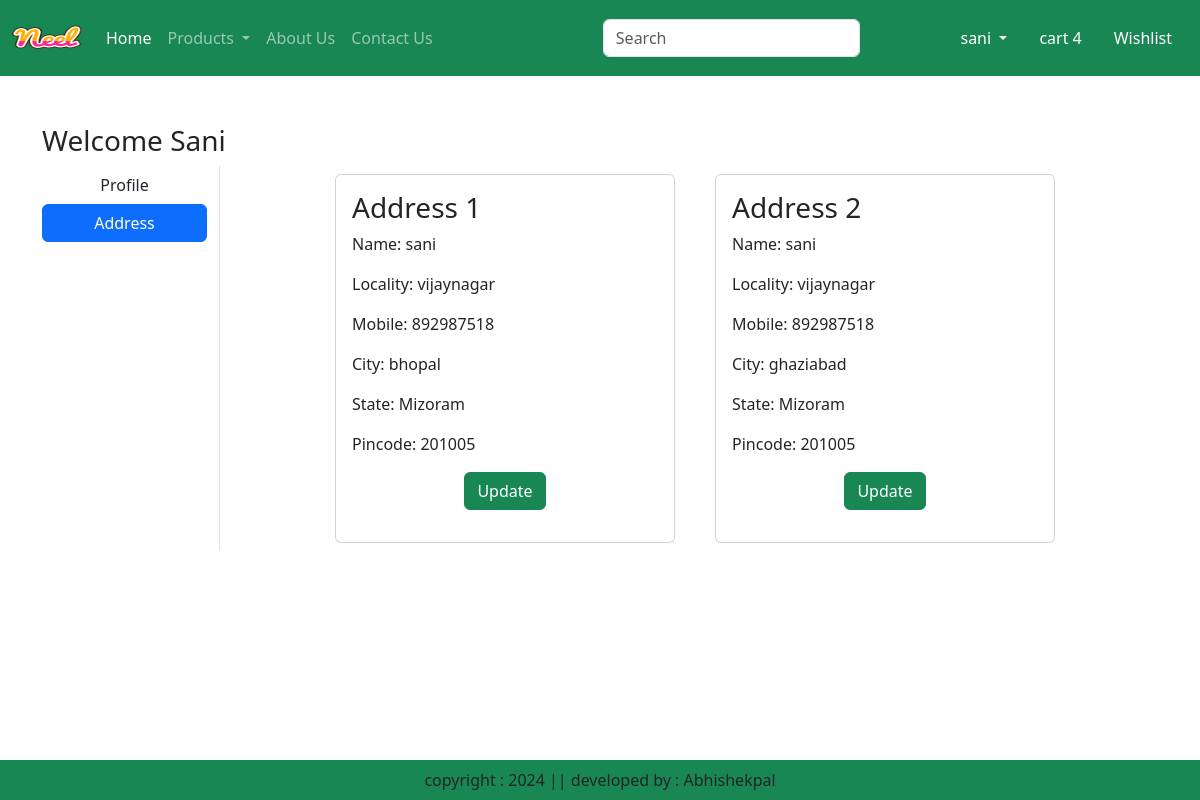
The app's page /address/ (signed in) with its own data.
### app/models.py (models this page shows, shortened)
class Customer(models.Model):
    user = models.ForeignKey(User, on_delete=models.CASCADE)
    name = models.CharField(max_length=200)
    locality = models.CharField(max_length=200)
    city = models.CharField(max_length=50)
    mobile = models.IntegerField(default=0)
    zipcode = models.IntegerField()
    state = models.CharField(choices=STATE_CHOICES,max_length=100)

### app/views.py (the view)
# urls.py: path('address/', views.address, name='address'),
def address(request):
    add = Customer.objects.filter(user=request.user)
    return render(request, 'app/address.html', locals())

### app/templates/app/address.html (shortened to what this page needs)
{% extends 'app/base.html' %}
{% load static %}
{% block main-content %}
<div class="container my-5">
    <div class="row">
        <h3>Welcome <span class="text-capitalize">{{ request.user }}</span></h3>
        <div class="col-sm-2 border-end">
            <ul class="list-unstyled">
                <li class="d-grid"><a href="{% url 'profile' %}" class="btn">Profile</a></li>
                <li class="d-grid"><a href="{% url 'address' %}" class="btn btn-primary">Address</a></li>
            </ul>
        </div>
        <div class="col-sm-8 offset-sm-1">
            <div class="row">
                {% for ad in add %}
                <div class="col-sm-6">
                    <div class="card m-2">
                        <div class="card-body">
                            <h3>Address {{ forloop.counter }}</h3>
                            <p>Name: {{ ad.name }}</p>
                            <p>Locality: {{ ad.locality }}</p>
                            <p>Mobile: {{ ad.mobile }}</p>
                            <p>City: {{ ad.city }}</p>
                            <p>State: {{ ad.state }}</p>
                            <p>Pincode: {{ ad.zipcode }}</p>
                            <p class="text-center">
                                <a href="{% url 'updateaddress' pk=ad.id %}" type="button" class="btn btn-success">Update</a>
                            </p>
                        </div>
                    </div>
                </div>
                {% endfor %}
            </div>
        </div>
    </div>
</div>
{% endblock main-content %}

### app/templates/app/base.html (shortened to what this page needs)
{% load static %}
<!DOCTYPE html>
<html lang="en">
<head>
    <link href="https://cdn.jsdelivr.net/npm/bootstrap@5.3.3/dist/css/bootstrap.min.css" rel="stylesheet">
    <link rel="stylesheet" href="{% static 'app/css/owl.carousel.min.css' %}">
    <link rel="stylesheet" href="https://cdnjs.cloudflare.com/ajax/libs/font-awesome/6.0.0-beta3/css/all.min.css">
    <link rel="stylesheet" href="{% static 'app/css/style.css' %}">
</head>
<body>
    <nav class="navbar navbar-expand-lg navbar-dark bg-success">
        <div class="container-fluid">
            <a class="navbar-brand" href="#">
                <img src="{% static 'app/images/Neel.png' %}" width='70' height='50' alt="Brand Logo"/>
            </a>
            <div class="collapse navbar-collapse" id="navbarSupportedContent">
                <ul class="navbar-nav me-auto mb-2 mb-lg-0">
                    {% if request.user.is_authenticated %}
                    <li class="nav-item">
                        <a class="nav-link active" aria-current="page" href="{% url 'home' %}">Home</a>
                    </li>
                    <li class="nav-item dropdown">
                        <a class="nav-link dropdown-toggle" href="#" role="button" data-bs-toggle="dropdown" aria-expanded="false">
                            Products
                        </a>
                    </li>
                    <li class="nav-item">
                        <a class="nav-link" href="{% url 'about' %}">About Us</a>
                    </li>
                    <li class="nav-item">
                        <a class="nav-link" href="{% url 'contact' %}">Contact Us</a>
                    </li>
                    {% endif %}
                </ul>
                <form class="d-flex" role="search">
                    <input class="form-control me-2" type="search" placeholder="Search" aria-label="Search">
                    <button class="btn btn-outline-success" type="submit">Search</button>
                </form>
            </div>
            <ul class="navbar-nav">
                {% if request.user.is_authenticated %}
                <li class="nav-item dropdown mx-2">
                    <a class="nav-link dropdown-toggle text-white" href="#" id="profileDropdown" role="button" data-bs-toggle="dropdown" aria-expanded="false">
                        {{ request.user.username }}
                    </a>
                </li>
                <li class='nav-item mx-2'>
                    <a href="#" class='nav-link text-white'>cart 4</a>
                </li>
                <li class='nav-item mx-2'>
                    <a href="#" class='nav-link text-white'>Wishlist</a>
                </li>
                {% endif %}
            </ul>
        </div>
    </nav>
    {% block main-content %}{% endblock main-content %}
    <footer class='container-fluid fixed-bottom bg-success text-center p-2 mt-5'>
        copyright : 2024 || developed by : Abhishekpal
    </footer>
</body>
</html>

### records on screen
Customer: name "sani", locality "vijaynagar", mobile "892987518", city "bhopal", state "Mizoram", zipcode "201005"
Customer: name "sani", locality "vijaynagar", mobile "892987518", city "ghaziabad", state "Mizoram", zipcode "201005"

### other values on screen
{{ request.user.username }} "sani"
{{ request.user }} "Sani"
